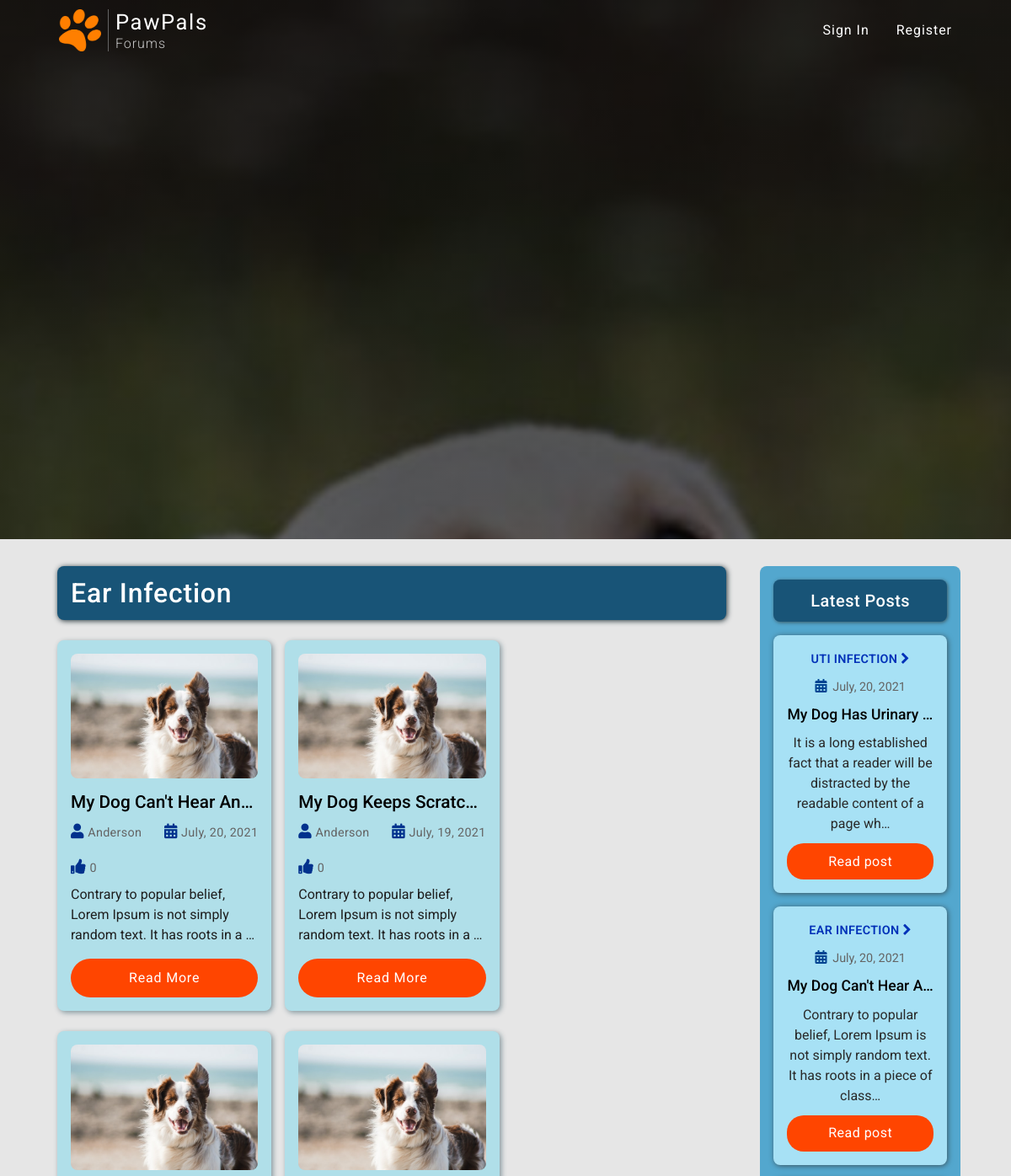
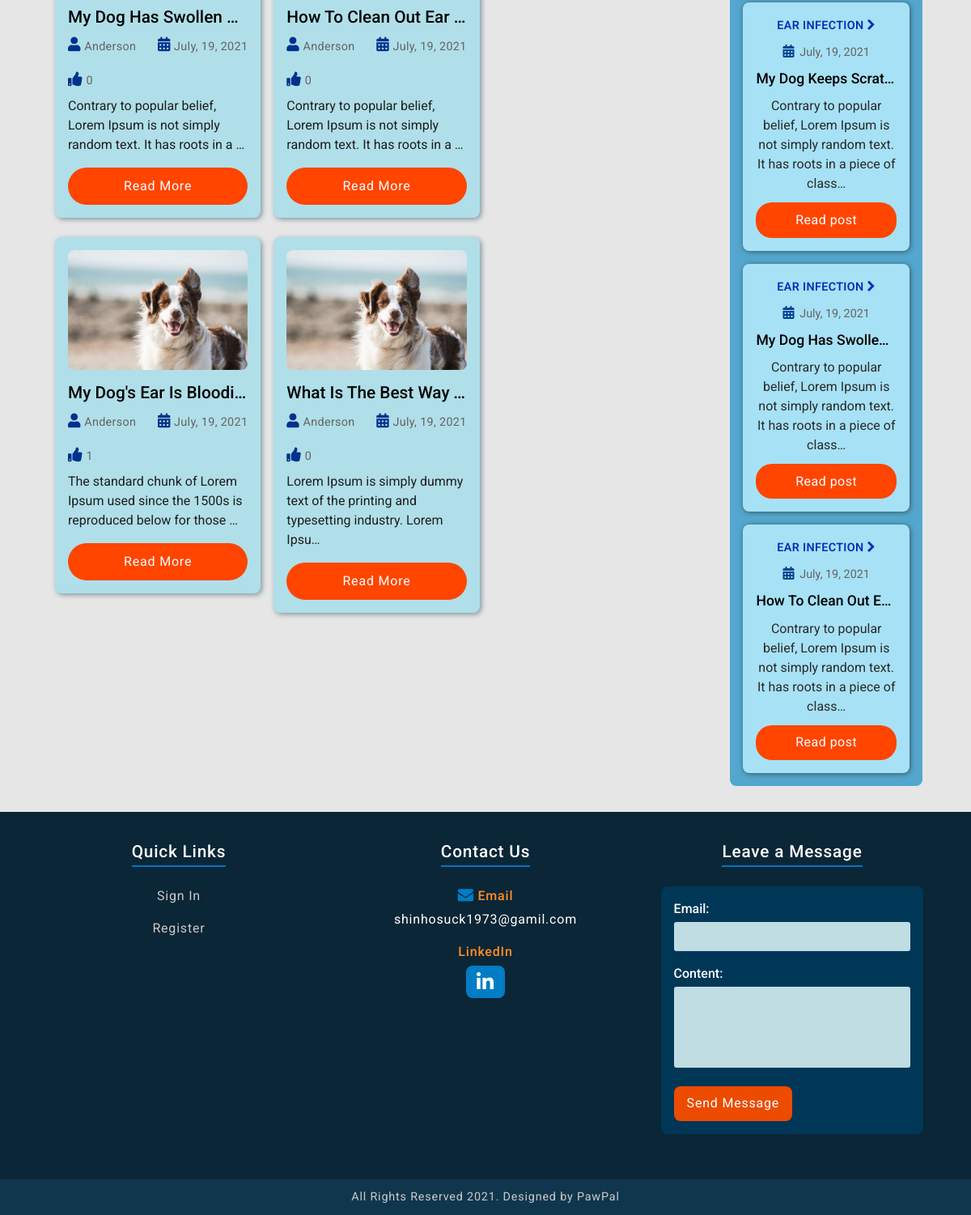
The app's page /topic/1/posts with its own data (2 pictures, top to bottom).
### blog/models.py (models this page shows, shortened)
class Topic(models.Model):
    name = models.CharField(max_length=50)
    topic_image = models.ImageField(upload_to="topic_images")
    description = models.CharField(max_length=200, blank=True)
    def __str__(self):
        return self.name

class Post(models.Model):
    topic = models.ForeignKey(Topic, on_delete=models.CASCADE)
    title = models.CharField(max_length=100)
    author = models.ForeignKey(User, on_delete=models.CASCADE)
    post_image = models.ImageField(default="default_post_img.jpg", upload_to="post_images")
    content = models.TextField()
    date_posted = models.DateTimeField(default=timezone.now)
    likes = models.ManyToManyField(User, blank=True, related_name="post_likes")
    class Meta:
        ordering = ["-date_posted"]

### blog/views.py (the view)
# urls.py: path("topic/<int:pk>/posts", all_posts_in_topic, name="posts-in-topic"),
def all_posts_in_topic(request, pk):
    topic = get_object_or_404(Topic, pk=pk)
    all_posts = Post.objects.all()[0:5]
    context = {
        "topic": topic,
        "all_posts": all_posts,
    }
    return render(request, "blog/all_posts_in_topic.html", context)

### users/forms.py
class ContactUsForm(forms.ModelForm):
    email = forms.EmailField()
    class Meta:
        model = Contact
        fields = ["email", "content"]

### users/context_processors.py (called while the page is built)
def contact_form(request):
    form = ContactUsForm()
    return  {"form": form}

### blog/templates/blog/all_posts_in_topic.html (shortened to what this page needs)
{% extends "blog/base.html" %}
{% block content %}
    <div class="topic-post-row">
        <div class="topic-content-container">
            <div class="topic-header-container">
                <h2 class="topic-header">{{ topic.name }}</h2>
            </div>
            {% if not topic.post_set.all %}
                <h4>Sorry, this forum is empty.</h4>
            {% else %}
                {% for post in topic.post_set.all %}
                    <div class="topic-post-col">
                        <img class="topic-post-img" src="{{ post.post_image.url}}" alt="post image">
                        <div class="topic-post-text-container">
                            <h6 class="topic-post-title">{{ post.title }}</h6>
                            <div class="post-icons-wrapper">
                                <p class="post-icon">
                                    <i class="fas fa-user topic-user-icon"></i>
                                    <span>{{ post.author|truncatechars:8 }}</span>
                                </p>
                                <p class="post-icon">
                                    <i class="fas fa-calendar topic-calendar-icon"></i>
                                    <span>{{ post.date_posted|date:"N, d, Y"|truncatechars:14}}</span>
                                </p>
                                <p class="post-icon">
                                    <i class="fas fa-thumbs-up topic-thumbs-up-icon"></i>
                                    <span class="topic-likes-count">{{ post.likes.count}}</span>
                                </p>
                            </div>
                            <p class="topic-content">{{ post.content|truncatechars:86}}</p>
                            <a class="topic-read-more" href="{% url 'blog:post-detail' post.pk %}">Read More</a>
                        </div>
                    </div>
                {% endfor %}
            {% endif %}
        </div>
        <div class="post-right-side-container">
            <h5 class="latest-post-title-header">Latest Posts</h5>
            <div class="latest-post-wrapper">
                {% for post in all_posts %}
                <div class="latest-posts">
                    <a class="latest-post-topic-link" href="{% url 'blog:posts-in-topic' post.topic.pk%}">
                        {{ post.topic }}
                        <i class="fa fa-chevron-right"></i>
                    </a>
                    <p class="latest-post-date">
                        <i class="fas fa-calendar topic-calendar-icon"></i>
                        {{ post.date_posted|date:"N, d, Y"}}
                    </p>
                    <h5 class="latest-post-title">{{ post.title }}</h5>
                    <p class="latest-post-content">{{ post.content|truncatechars:100}}</p>
                    <a href="{% url 'blog:post-detail' post.pk %}" class="latest-post-detail">
                        Read post
                    </a>
                </div>
                {% endfor %}
            </div>
        </div>
    </div>
{% endblock content %}

### blog/static/blog/main.css (style rules this page uses)
* { margin: 0; padding: 0; box-sizing: border-box; }
html { scroll-behavior: smooth; }
body { margin: 0 auto; font-family: 'Roboto', sans-serif; background: rgb(230, 230, 230); }
h1, h2, h3, h4, h5, h6 { margin: 0; }
a { text-decoration: none; }
.topic-post-row { width: 90%; display: flex; flex-wrap: wrap; align-items: flex-start; justify-content: space-between; margin: 0 auto; }
.topic-header-container { flex: 0 0 100%; width: 100%; letter-spacing: 0.05rem; }
.topic-header-container > h2 { color: rgb(255, 255, 255); background: rgb(24, 84, 119); padding: 0.8rem 1rem; margin: 0 0.5rem; border-radius: 8px; box-shadow: 1px 1px 6px rgb(34, 50, 56); }
.topic-content-container { flex: 0 0 75%; width: 75%; margin: 2rem 0; display: flex; flex-wrap: wrap; align-items: flex-start; justify-content: flex-start; padding: 1.5rem; padding: 0; border-radius: 10px; }
.topic-post-col { width: 31.4%; flex: 0 0 31.4%; padding: 1rem; margin: 1.5rem 0.5rem 0 0.5rem; border-radius: 8px; background: rgb(176, 223, 233); transition: transform 0.3s linear, box-shadow 0.3s linear; box-shadow: 2px 2px 6px rgb(129, 149, 156); }
.topic-post-img { width: 100%; height: auto; display: block; border-radius: 8px; }
.topic-post-text-container { flex: 0 0 100%; width: 100%; color:rgb(41, 41, 41); }
.topic-post-title { color: rgb(0, 0, 0); text-transform: capitalize; margin-top: 1rem; font-size: 1.3rem; white-space: nowrap; overflow: hidden; text-overflow: ellipsis; }
.post-icons-wrapper { display: flex; flex-wrap: wrap; align-items: center; justify-content: space-between; }
.post-icon { display: flex; flex-wrap: wrap; align-items: center; margin-top: 0.5rem; margin-bottom: 0.5rem; }
.post-icon > i { color: rgb(0, 49, 141); font-size: 1.1rem; }
.post-icon > span { padding-top: 0.3rem; padding-left: 0.3rem; color: rgb(100, 100, 100); letter-spacing: 0.02rem; font-size: 0.9rem; white-space: nowrap; overflow: hidden; text-overflow: ellipsis; }
.topic-content { margin-bottom: 0 !important; line-height: 1.5; color: rgb(30, 30, 30) }
.topic-read-more { display: inline-block; width: 100%; padding: 0.7rem 1rem; background: rgb(255, 69, 0); color:rgb(255, 255, 255); text-align: center; letter-spacing: 0.05rem; margin-top: 1rem; border-radius: 30px; text-decoration: none; border: none; outline: none; }
.post-right-side-container { flex: 0 0 22%; width: 22%; margin: 2rem 0; background:rgb(83, 167, 206); padding: 1rem; border-radius: 8px; }
.latest-post-title-header { color: rgb(253, 253, 253); text-transform: capitalize; letter-spacing: 0.03rem; padding: 0.8rem 1rem; background: rgb(24, 84, 119); border-radius: 8px; box-shadow: 1px 1px 4px rgb(60, 87, 97); text-align: center; }
.latest-posts { flex: 0 0 100%; width: 100%; margin-top: 1rem; padding: 1rem; border-radius: 8px; background: rgb(167, 225, 245); box-shadow: 1px 1px 6px rgb(60, 87, 97); text-align: center; }
.latest-posts > p { margin-bottom: 0; margin-top: 0.7rem; }
.latest-post-topic-link { color: rgb(0, 49, 184); font-size: 0.9rem; font-weight: 600; text-decoration: none; letter-spacing: 0.02rem; text-transform: uppercase; display: inline-block; }
.latest-post-title { color: rgb(0, 0, 0); font-size: 1.1rem; margin-top: 0.7rem; text-transform: capitalize; overflow: hidden; white-space: nowrap; text-overflow: ellipsis; font-weight: 500; }
.latest-post-date { color: rgb(100, 100, 100); font-size: 0.9rem; margin-top: 0.7rem; }
.latest-post-date > i { font-size: 1rem; margin-right: 0.2rem; color: rgb(0, 68, 146); }
.latest-post-content { color: rgb(41, 41, 41); }
.latest-post-detail { display: block; margin-top: 0.7rem; color: rgb(255, 255, 255); background: rgb(255, 69, 0); padding: 0.6rem 1rem; letter-spacing: 0.03rem; text-align: center; border-radius: 20px; }

### blog/templates/blog/base.html (style rules this page uses)
p > label { color: rgb(255, 255, 255); font-size: 1rem; font-weight: 500; margin-bottom: 0.2rem; text-align: start !important; }
p > input, textarea { width: 100%; padding: 0.4rem 1rem; outline: none; border: none; background: rgb(191, 221, 226); color: rgb(0, 0, 0); resize: none; border-radius: 3px; }
p > textarea { height: 100px; width: 100%; }

### records on screen
Topic: name "Ear Infection"
Post: post_image (placeholder picture), title "My Dog Can't Hear An…", author "Anderson", date_posted "July, 20, 2021", likes.count "0", content "Contrary to popular belief, Lorem Ipsum is not simply random text. It has roots in a …", topic "EAR INFECTION", title "My Dog Can't Hear A…", content "Contrary to popular belief, Lorem Ipsum is not simply random text. It has roots in a piece of class…"
Post: post_image (placeholder picture), title "My Dog Keeps Scratc…", author "Anderson", date_posted "July, 19, 2021", likes.count "0", content "Contrary to popular belief, Lorem Ipsum is not simply random text. It has roots in a …", topic "EAR INFECTION", title "My Dog Keeps Scrat…", content "Contrary to popular belief, Lorem Ipsum is not simply random text. It has roots in a piece of class…"
Post: post_image (placeholder picture), title "My Dog Has Swollen…", author "Anderson", date_posted "July, 19, 2021", likes.count "0", content "Contrary to popular belief, Lorem Ipsum is not simply random text. It has roots in a …", topic "EAR INFECTION", content "Contrary to popular belief, Lorem Ipsum is not simply random text. It has roots in a piece of class…"
Post: post_image (placeholder picture), title "How To Clean Out Ear…", author "Anderson", date_posted "July, 19, 2021", likes.count "0", content "Contrary to popular belief, Lorem Ipsum is not simply random text. It has roots in a …", topic "EAR INFECTION", title "How To Clean Out E…", content "Contrary to popular belief, Lorem Ipsum is not simply random text. It has roots in a piece of class…"
Post: post_image (placeholder picture), title "My Dog's Ear Is Bloodi…", author "Anderson", date_posted "July, 19, 2021", likes.count "1", content "The standard chunk of Lorem Ipsum used since the 1500s is reproduced below for those …"
Post: post_image (placeholder picture), title "What Is The Best Way…", author "Anderson", date_posted "July, 19, 2021", likes.count "0", content "Lorem Ipsum is simply dummy text of the printing and typesetting industry. Lorem Ipsu…"
Post: topic "UTI INFECTION", date_posted "July, 20, 2021", title "My Dog Has Urinary…", content "It is a long established fact that a reader will be distracted by the readable content of a page wh…"
